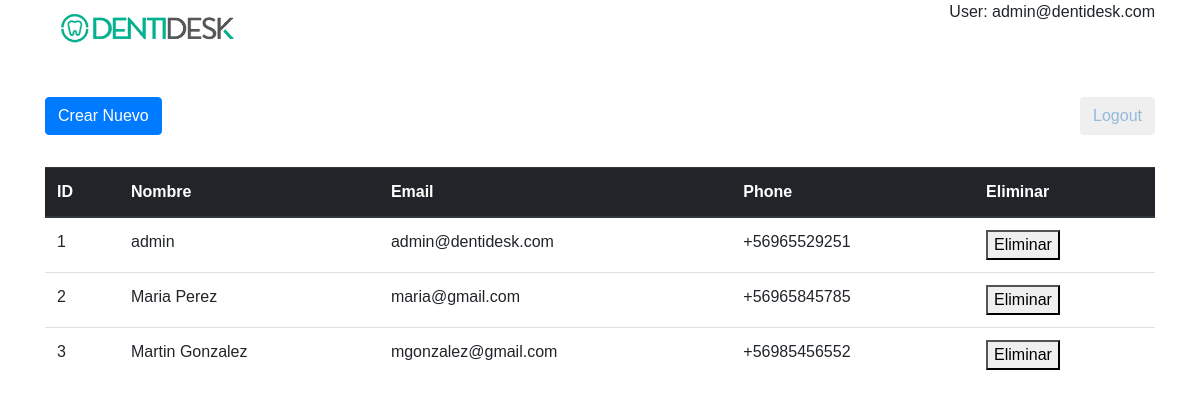
The app's page /Views/main.php (signed in) with its own data.
### tables this page shows
CREATE TABLE `users`  (
  `user_id` int(11) NOT NULL AUTO_INCREMENT,
  `name` varchar(150) NOT NULL,
  `email` varchar(255) NOT NULL,
  `phone` varchar(12) NULL DEFAULT NULL,
  `password` varchar(255) NOT NULL,
  `created_at` datetime NULL DEFAULT NULL,
  PRIMARY KEY (`user_id`) USING BTREE
);

### Views/main.php (the view, shortened to what this page needs)
<?php
try
{
    $db = new PDO("mysql:host=".DB_HOST.";dbname=".DB_NAME,DB_USER, DB_PASS,
    array(PDO::MYSQL_ATTR_INIT_COMMAND => "SET NAMES 'utf8'"));
}
catch (PDOException $e)
{
    exit("Error: " . $e->getMessage());
}
?>
<!doctype html>
<html lang="en">
  <head>
    <link rel="stylesheet" href="https://maxcdn.bootstrapcdn.com/bootstrap/4.0.0/css/bootstrap.min.css">
    <link rel="stylesheet" href="Vendor/css/style.css">
  </head>
    <div class="container">
        <div class="row">
            <div class="col">
                <img src="../Vendor/img/logo.png" />
            </div>
            <div class="col text-right">
                <?php echo "User: ".$_SESSION['email'] ?>
            </div>
        </div>
        <div class="row" style="margin-top: 3em;">
            <div class="col-md-6 text-left">
                <a href="create.php">
                    <button type="button" class="btn btn-primary">  Crear Nuevo  </button>
                </a>
            </div>
            <div class="col-md-6 text-right">
                <button type="button" class="btn btn-alert"><a href="../Models/Close.php">Logout </a></button>
            </div>
        </div>
        <div class="row" style="margin-top: 2em;">
            <div class="col">
            <table class="table">
                    <thead class="thead-dark">
                        <tr>
                        <th scope="col">ID</th>
                        <th scope="col">Nombre</th>
                        <th scope="col">Email</th>
                        <th scope="col">Phone</th>
                        <th scope="col">Eliminar</th>
                        </tr>
                    </thead>
                    <tbody>
<?php
$sql = "SELECT * FROM users";
$query = $db -> prepare($sql);
$query -> execute();
$results = $query -> fetchAll(PDO::FETCH_OBJ);
if($query -> rowCount() > 0)   {
foreach($results as $result) {
echo "<tr>
<td>".$result -> user_id."</td>
<td>".$result -> name."</td>
<td>".$result -> email."</td>
<td>".$result -> phone."</td>
<td>
<form  onsubmit=\"return confirm('Realmente desea eliminar el registro?');\" method='POST' action='../Controllers/DeleteController.php'>
<input type='hidden' name='id' value='".$result -> user_id."'>
<button name='eliminar'>Eliminar</button>
</form>
</td>
</tr>";
   }
 }
?>
</tbody>
                    </table>
            </div>
        </div>
   </div>
  </body>
</html>

### records on screen
users: user_id "1", name "admin", email "admin@dentidesk.com", phone "+56965529251"
users: user_id "2", name "Maria Perez", email "maria@gmail.com", phone "+56965845785"
users: user_id "3", name "Martin Gonzalez", email "mgonzalez@gmail.com", phone "+56985456552"

### other values on screen
$_SESSION['email'] "admin@dentidesk.com"
